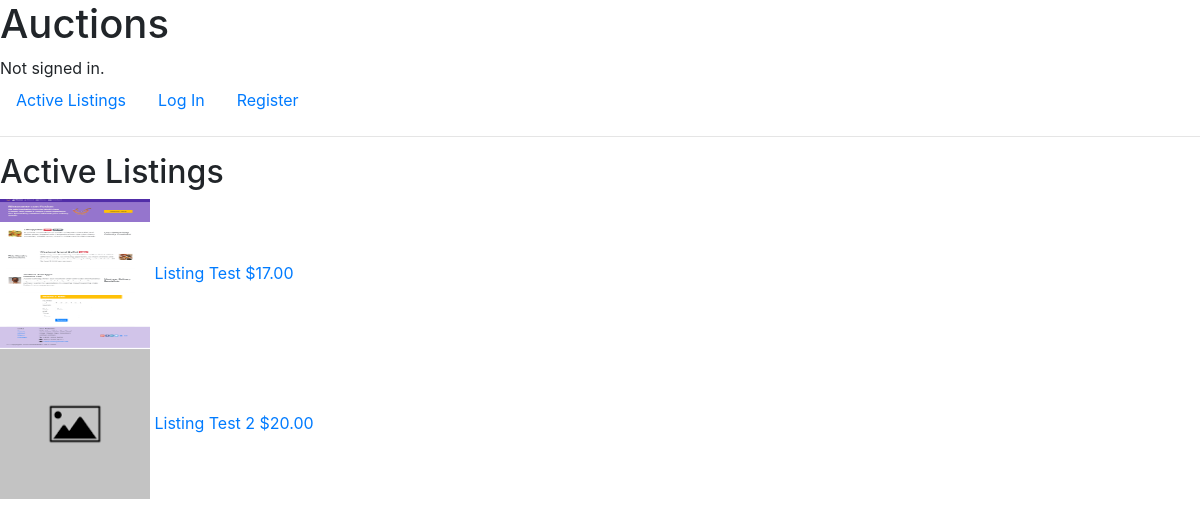
Page /auctions/ on the committed database.
### auctions/models.py (models this page shows, shortened)
class Auction_Listing(models.Model):
    listing_price = models.IntegerField()
    listing_title = models.CharField(max_length=64)
    listing_description = models.CharField(max_length=256)
    listing_date = models.DateTimeField()
    listing_categories = models.CharField(max_length=128)
    listing_image = models.ImageField(null=True, upload_to='uploads/', default='auctions/static/auctions/images/default_img.png')
    listed_by = models.ForeignKey('User', on_delete=models.CASCADE, null=True, blank=True, default=None)

### auctions/views.py (the view)
# urls.py: path('', views.index, name='index'),
def index(request):
    return render(request, "auctions/index.html",{
        "Auction_Listings": Auction_Listing.objects.all(),
    })

### auctions/templates/auctions/index.html
{% extends "auctions/layout.html" %}
{% block body %}
{% load static %}
    <h2>Active Listings</h2>
    <div >
        {% for listing in Auction_Listings %}
            <div> <a href="{% url 'auction' listing.id %}">
                {% if listing.listing_image %}
                    <img class="activeListingImg" src="{{ listing.listing_image.url }}" alt="">
                {% else %}
                    <img class="activeListingImg" src="{% static 'auctions/default_img.png' %}" alt="">
                {% endif %}
                {{ listing.listing_title }} ${{ listing.listing_price }}.00
            </div>
        {% endfor %}
    </div>
{% endblock %}

### auctions/static/auctions/styles.css (style rules this page uses)
.activeListingImg { height: 150px; width: 150px; }

### rows in the picture
Auction_Listing: listing_image (picture), listing_title "Listing Test", listing_price "17"
Auction_Listing: listing_title "Listing Test 2", listing_price "20"
